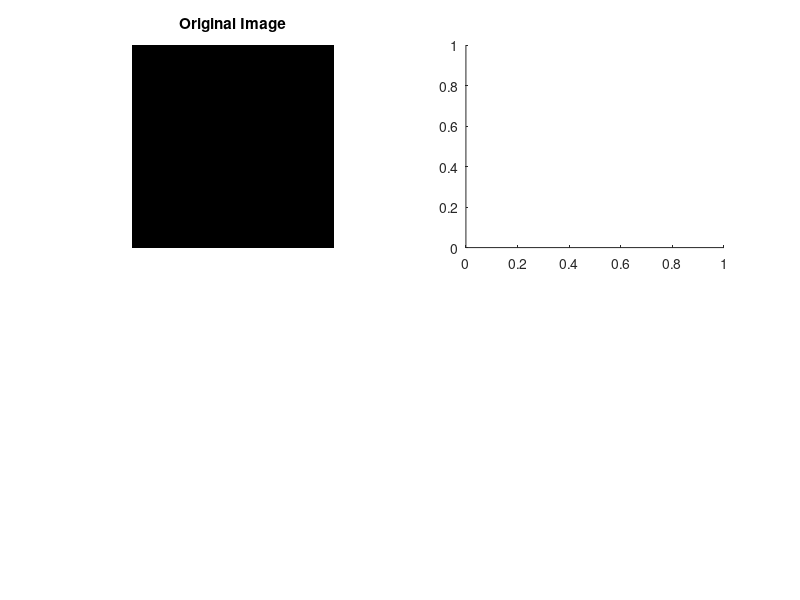

Reproduce this figure in MATLAB. (Note: this script raises an error after producing the figure.)
figure, subplot(2,2,1), imshow(I), title('Original Image'); 
subplot(2,2,2), imshow(I_ero_1), title('Result of Erosion'); 
subplot(2,2,3), imshow(I_open_1), title('Result of Opening (3x3)');
